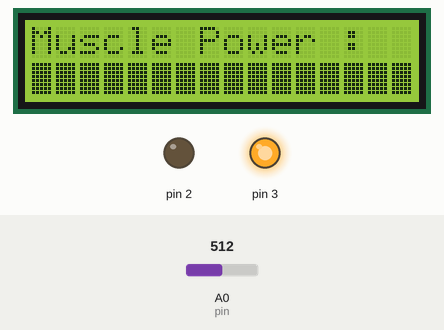
A sketch run on a simulated Arduino Uno, built with avr-gcc and run on an emulated ATmega328P. On the bench: 16×2 character LCD, output pins drawn as LEDs (lit = HIGH). The inputs (shaded band) are chosen by the test bench; at power-on: A0 (pin) = 512. What the sketch prints to the serial monitor is not drawn.

Above: at 1.3 s.
1.4 s: A0 (pin) set to 790
At 2.7 s:
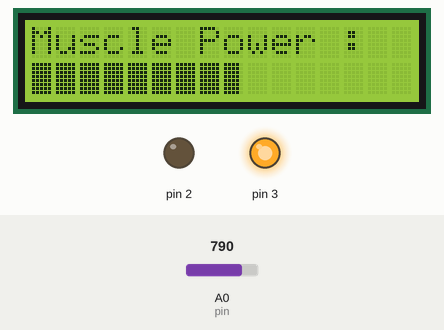
4.4 s: A0 (pin) set to 815
At 5.2 s:
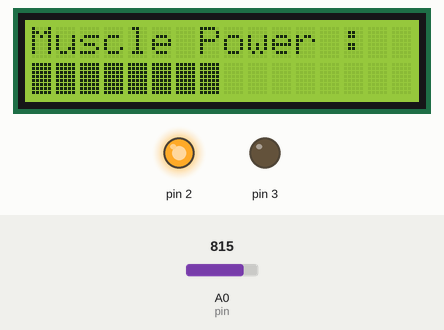
7.4 s: A0 (pin) set to 959
At 8.7 s:
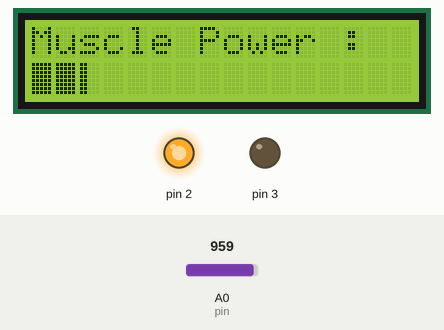
10.4 s: A0 (pin) set to 984
At 11.6 s:
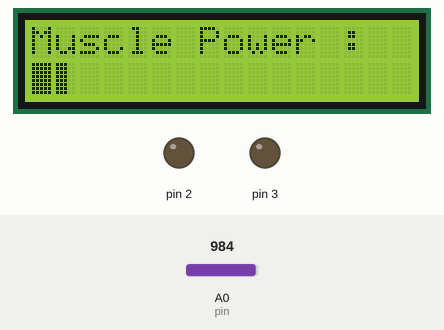
13.4 s: A0 (pin) set to 900
At 15.3 s:
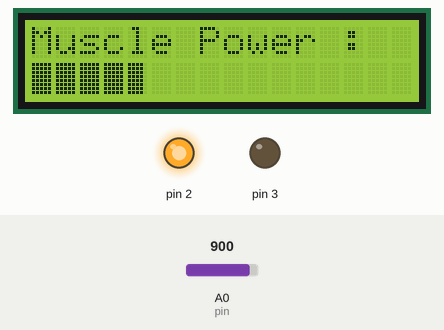
16.4 s: A0 (pin) set to 1023
At 18.7 s:
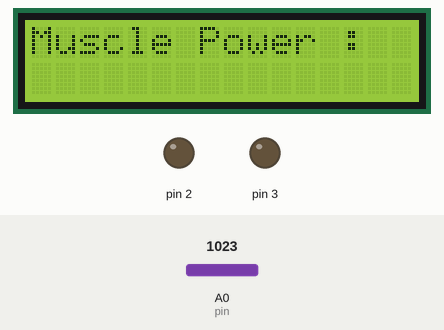
Timing chart, 0 to 20.2 s (numbered marks = the images above; inputs shaded):
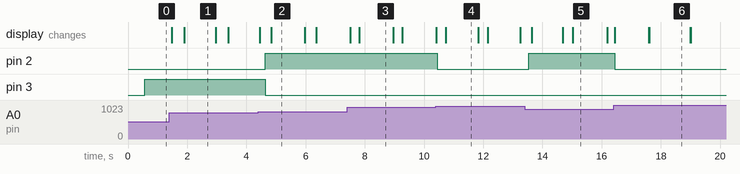

Measured:
- the behaviour switches between 807 and 808 on A0 (pin) (found by bisection; images 1 and 2)
- the behaviour switches between 976 and 977 on A0 (pin) (found by bisection; images 3 and 4)
- after the input at 1.4 s, the display: first differs from a run without the input after 0.50 s (image 1)
- after the input at 4.4 s, pin 2: LOW → HIGH after 0.24 s; pin 3: HIGH → LOW after 0.24 s; the display: first differs from a run without the input after 0.43 s (image 2)
- after the input at 7.4 s, the display: first differs from a run without the input after 0.41 s (image 3)
- after the input at 10.4 s, pin 2: HIGH → LOW after 0.05 s; the display: first differs from a run without the input after 0.33 s (image 4)
- after the input at 13.4 s, pin 2: LOW → HIGH after 0.13 s; the display: changes after 0.24 s (image 5)
- after the input at 16.4 s, pin 2: HIGH → LOW at once; the display: first changes at once (image 6 shows a later state)

The sketch:

lastTest.ino
```cpp
#include <Wire.h>
#include <LiquidCrystal_I2C.h>
LiquidCrystal_I2C lcd(0x27, 16, 2);

byte zero[] = {
  B00000,
  B00000,
  B00000,
  B00000,
  B00000,
  B00000,
  B00000,
  B00000
};
byte one[] = {
  B10000,
  B10000,
  B10000,
  B10000,
  B10000,
  B10000,
  B10000,
  B10000
};

byte two[] = {
  B11000,
  B11000,
  B11000,
  B11000,
  B11000,
  B11000,
  B11000,
  B11000
};

byte three[] = {
  B11100,
  B11100,
  B11100,
  B11100,
  B11100,
  B11100,
  B11100,
  B11100
};

byte four[] = {
  B11110,
  B11110,
  B11110,
  B11110,
  B11110,
  B11110,
  B11110,
  B11110
};

byte five[] = {
  B11111,
  B11111,
  B11111,
  B11111,
  B11111,
  B11111,
  B11111,
  B11111
};
unsigned long millisLcd;
unsigned long millisSystem;
unsigned long millisLedBlue;
unsigned long millisLedRed;


const int pin = A0;
int musclePower;

void setup() {
  Serial.begin(9600);

  lcd.setCursor(0, 0);
  lcd.print("Muscle Power :");
  pinMode(2, OUTPUT);
  pinMode(3, OUTPUT);
  digitalWrite(2, 0);
  digitalWrite(3, 0);

  lcd.begin();
  lcd.createChar(0, zero);
  lcd.createChar(1, one);
  lcd.createChar(2, two);
  lcd.createChar(3, three);
  lcd.createChar(4, four);
  lcd.createChar(5, five);
}

void loop() {

  int value = analogRead(pin);
  musclePower = map(value, 1023, 600, 0, 100);

  lcd.setCursor(0, 0);
  lcd.print("Muscle Power :");
    for (int i = 0; i <= musclePower; i++) {
      updateProgressBar(i, 100, 1);
    }

    if (millis() - millisLcd >= 1400)
    {
      lcd.clear();
      millisLcd = millis();
    }

  Serial.println(value);
  Serial.print("percent = ");
  Serial.println(musclePower);

  if (millis() - millisSystem >= 50)
  {
      updateSystem();

  }


}
void updateSystem() {
  if (musclePower > 10 && musclePower <= 50) {
    if (millis() - millisLedBlue >= 1)
    {
      digitalWrite(2, HIGH);
    }
  }
  else {
    digitalWrite(2, LOW);
  }
  if (musclePower > 50) {
    if (millis() - millisLedRed >= 1)
    {
      digitalWrite(3, HIGH);
    }
  }
  else {
    digitalWrite(3, LOW);
  }
}
void updateProgressBar(unsigned long count, unsigned long totalCount, int lineToPrintOn)
{
  double factor = totalCount / 80.0;        //See note above!
  int percent = (count + 1) / factor;
  int number = percent / 5;
  int remainder = percent % 5;
  if (number > 0)
  {
    lcd.setCursor(number - 1, lineToPrintOn);
    lcd.write(5);
  }

  lcd.setCursor(number, lineToPrintOn);
  lcd.write(remainder);
}
```
